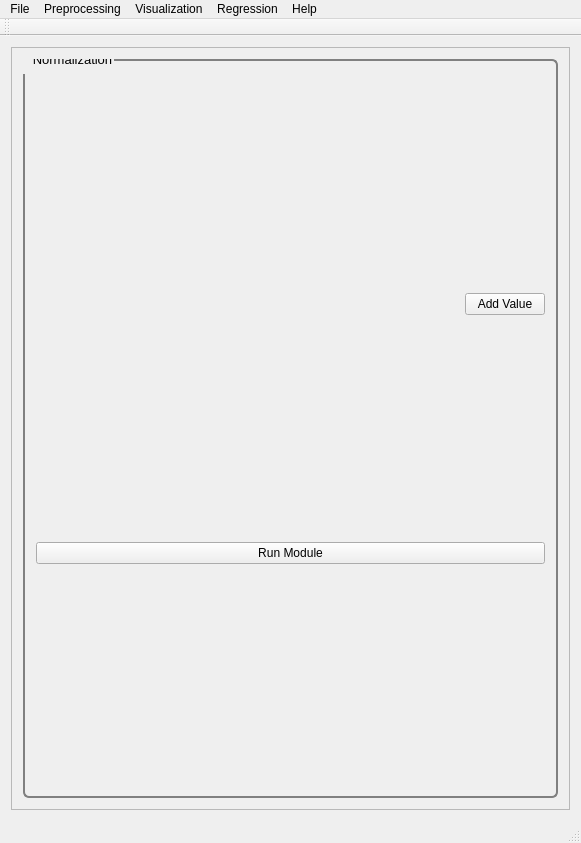
<?xml version="1.0" encoding="UTF-8"?>
<ui version="4.0">
 <class>MainWindow</class>
 <widget class="QMainWindow" name="MainWindow">
  <property name="geometry">
   <rect>
    <x>0</x>
    <y>0</y>
    <width>581</width>
    <height>843</height>
   </rect>
  </property>
  <property name="windowTitle">
   <string>PYSAT</string>
  </property>
  <widget class="QWidget" name="centralWidget">
   <layout class="QVBoxLayout" name="verticalLayout_9">
    <item>
     <widget class="QScrollArea" name="scrollArea">
      <property name="widgetResizable">
       <bool>true</bool>
      </property>
      <widget class="QWidget" name="scrollAreaWidgetContents_2">
       <property name="geometry">
        <rect>
         <x>0</x>
         <y>0</y>
         <width>561</width>
         <height>770</height>
        </rect>
       </property>
       <property name="font">
        <font>
         <pointsize>8</pointsize>
        </font>
       </property>
       <property name="styleSheet">
        <string notr="true">QGroupBox {
  border: 2px solid gray;
  border-radius: 6px;
  margin-top: 0.5em;
}

QGroupBox::title {

  padding-top: -14px;
  padding-left: 8px;
}
</string>
       </property>
       <layout class="QVBoxLayout" name="verticalLayout_8">
        <item>
         <widget class="QGroupBox" name="Normalization">
          <property name="font">
           <font>
            <pointsize>10</pointsize>
           </font>
          </property>
          <property name="title">
           <string>Normalization</string>
          </property>
          <layout class="QVBoxLayout" name="verticalLayout">
           <item>
            <layout class="QVBoxLayout" name="verticalLayout_26">
             <item>
              <layout class="QVBoxLayout" name="verticalLayout_22">
               <item>
                <layout class="QHBoxLayout" name="horizontalLayout_25">
                 <item>
                  <spacer name="horizontalSpacer_6">
                   <property name="orientation">
                    <enum>Qt::Horizontal</enum>
                   </property>
                   <property name="sizeHint" stdset="0">
                    <size>
                     <width>40</width>
                     <height>20</height>
                    </size>
                   </property>
                  </spacer>
                 </item>
                 <item>
                  <widget class="QPushButton" name="NormValuebutton">
                   <property name="text">
                    <string>Add Value</string>
                   </property>
                  </widget>
                 </item>
                </layout>
               </item>
              </layout>
             </item>
            </layout>
           </item>
           <item>
            <layout class="QHBoxLayout" name="horizontalLayout">
             <item>
              <widget class="QPushButton" name="run_module_files">
               <property name="text">
                <string>Run Module</string>
               </property>
              </widget>
             </item>
            </layout>
           </item>
          </layout>
          <zorder></zorder>
          <zorder>layoutWidget</zorder>
         </widget>
        </item>
       </layout>
      </widget>
     </widget>
    </item>
   </layout>
  </widget>
  <widget class="QMenuBar" name="menuBar">
   <property name="geometry">
    <rect>
     <x>0</x>
     <y>0</y>
     <width>581</width>
     <height>21</height>
    </rect>
   </property>
   <widget class="QMenu" name="menuFile">
    <property name="title">
     <string>File</string>
    </property>
    <addaction name="actionLoad_Refence_Data"/>
    <addaction name="actionLoad_Unknown_Data"/>
    <addaction name="separator"/>
    <addaction name="actionSave_Current_Plots"/>
    <addaction name="actionSave_Current_Data"/>
    <addaction name="separator"/>
    <addaction name="actionCreate_New_Workflow"/>
    <addaction name="actionSave_Current_Workflow"/>
    <addaction name="separator"/>
    <addaction name="actionExit"/>
   </widget>
   <widget class="QMenu" name="menuPreprocessing">
    <property name="title">
     <string>Preprocessing</string>
    </property>
    <widget class="QMenu" name="menuBaseline_Removal">
     <property name="title">
      <string>Baseline Removal</string>
     </property>
     <addaction name="actionALS"/>
     <addaction name="actionDietrich"/>
     <addaction name="actionPolyFit"/>
     <addaction name="actionAirPLS"/>
     <addaction name="actionFABC"/>
     <addaction name="actionKK"/>
     <addaction name="actionMario"/>
     <addaction name="actionMedian"/>
     <addaction name="actionRubberband"/>
     <addaction name="actionUndecimated_Wavelet"/>
    </widget>
    <widget class="QMenu" name="menuCalibration_Transfer">
     <property name="title">
      <string>Calibration Transfer</string>
     </property>
     <addaction name="actionRatio"/>
     <addaction name="actionTommy_s_Methgod"/>
     <addaction name="actionPiecewise_Direct_Standardization"/>
     <addaction name="actionOthers_3"/>
    </widget>
    <addaction name="actionNormalization"/>
    <addaction name="actionNoise_Reduction"/>
    <addaction name="actionApply_Mask"/>
    <addaction name="actionInterpolate"/>
    <addaction name="actionInstrument_Response"/>
    <addaction name="menuCalibration_Transfer"/>
    <addaction name="menuBaseline_Removal"/>
   </widget>
   <widget class="QMenu" name="menuVisualization">
    <property name="title">
     <string>Visualization</string>
    </property>
    <widget class="QMenu" name="menuClustering">
     <property name="title">
      <string>Clustering</string>
     </property>
     <addaction name="actionK_Means"/>
     <addaction name="actionHierarchical"/>
     <addaction name="actionOthers"/>
     <addaction name="actionOthers_2"/>
    </widget>
    <addaction name="actionPCA"/>
    <addaction name="actionICA"/>
    <addaction name="menuClustering"/>
   </widget>
   <widget class="QMenu" name="menuRegression">
    <property name="title">
     <string>Regression</string>
    </property>
    <addaction name="actionPLS"/>
    <addaction name="actionSM_PLS"/>
    <addaction name="actionICA_Regression"/>
    <addaction name="actionGaussian_Process"/>
    <addaction name="actionMLP"/>
    <addaction name="actionSVM"/>
    <addaction name="actionOthers_4"/>
    <addaction name="actionOthers_5"/>
   </widget>
   <widget class="QMenu" name="menuHelp">
    <property name="title">
     <string>Help</string>
    </property>
    <addaction name="actionIndex"/>
    <addaction name="actionContent_2"/>
    <addaction name="separator"/>
    <addaction name="actionAbout"/>
    <addaction name="actionAbout_QtCreator"/>
   </widget>
   <addaction name="menuFile"/>
   <addaction name="menuPreprocessing"/>
   <addaction name="menuVisualization"/>
   <addaction name="menuRegression"/>
   <addaction name="menuHelp"/>
  </widget>
  <widget class="QToolBar" name="mainToolBar">
   <attribute name="toolBarArea">
    <enum>TopToolBarArea</enum>
   </attribute>
   <attribute name="toolBarBreak">
    <bool>false</bool>
   </attribute>
  </widget>
  <widget class="QStatusBar" name="statusBar"/>
  <action name="actionLoad_Refence_Data">
   <property name="text">
    <string>Load Refence Data</string>
   </property>
  </action>
  <action name="actionLoad_Unknown_Data">
   <property name="text">
    <string>Load Unknown Data</string>
   </property>
  </action>
  <action name="actionSave_Current_Workflow">
   <property name="text">
    <string>Save Current Workflow</string>
   </property>
  </action>
  <action name="actionSave_Current_Plots">
   <property name="text">
    <string>Save Current Plots</string>
   </property>
  </action>
  <action name="actionSave_Current_Data">
   <property name="text">
    <string>Save Current Data</string>
   </property>
  </action>
  <action name="actionCreate_New_Workflow">
   <property name="text">
    <string>Create New Workflow</string>
   </property>
  </action>
  <action name="actionNoise_Reduction">
   <property name="text">
    <string>Noise Reduction</string>
   </property>
  </action>
  <action name="actionApply_Mask">
   <property name="text">
    <string>Apply Mask</string>
   </property>
  </action>
  <action name="actionInterpolate">
   <property name="text">
    <string>Interpolate</string>
   </property>
  </action>
  <action name="actionInstrument_Response">
   <property name="text">
    <string>Instrument Response</string>
   </property>
  </action>
  <action name="actionALS">
   <property name="text">
    <string>ALS</string>
   </property>
  </action>
  <action name="actionDietrich">
   <property name="text">
    <string>Dietrich</string>
   </property>
  </action>
  <action name="actionPolyFit">
   <property name="text">
    <string>PolyFit</string>
   </property>
  </action>
  <action name="actionAirPLS">
   <property name="text">
    <string>AirPLS</string>
   </property>
  </action>
  <action name="actionFABC">
   <property name="text">
    <string>FABC</string>
   </property>
  </action>
  <action name="actionKK">
   <property name="text">
    <string>KK</string>
   </property>
  </action>
  <action name="actionMario">
   <property name="text">
    <string>Mario</string>
   </property>
  </action>
  <action name="actionMedian">
   <property name="text">
    <string>Median</string>
   </property>
  </action>
  <action name="actionRubberband">
   <property name="text">
    <string>Rubberband</string>
   </property>
  </action>
  <action name="actionUndecimated_Wavelet">
   <property name="text">
    <string>Undecimated Wavelet</string>
   </property>
  </action>
  <action name="actionRatio">
   <property name="text">
    <string>Ratio</string>
   </property>
  </action>
  <action name="actionTommy_s_Methgod">
   <property name="text">
    <string>Tommy's Method</string>
   </property>
  </action>
  <action name="actionPiecewise_Direct_Standardization">
   <property name="text">
    <string>Piecewise Direct Standardization</string>
   </property>
  </action>
  <action name="actionPCA">
   <property name="text">
    <string>PCA</string>
   </property>
  </action>
  <action name="actionICA">
   <property name="text">
    <string>ICA</string>
   </property>
  </action>
  <action name="actionK_Means">
   <property name="text">
    <string>K-Means</string>
   </property>
  </action>
  <action name="actionHierarchical">
   <property name="text">
    <string>Hierarchical</string>
   </property>
  </action>
  <action name="actionOthers">
   <property name="text">
    <string>Others...</string>
   </property>
  </action>
  <action name="actionOthers_2">
   <property name="text">
    <string>Others...</string>
   </property>
  </action>
  <action name="actionOthers_3">
   <property name="text">
    <string>Others...</string>
   </property>
  </action>
  <action name="actionPLS">
   <property name="text">
    <string>PLS</string>
   </property>
  </action>
  <action name="actionSM_PLS">
   <property name="text">
    <string>SM-PLS</string>
   </property>
  </action>
  <action name="actionICA_Regression">
   <property name="text">
    <string>ICA Regression</string>
   </property>
  </action>
  <action name="actionGaussian_Process">
   <property name="text">
    <string>Gaussian Process</string>
   </property>
  </action>
  <action name="actionMLP">
   <property name="text">
    <string>MLP</string>
   </property>
  </action>
  <action name="actionSVM">
   <property name="text">
    <string>SVM</string>
   </property>
  </action>
  <action name="actionOthers_4">
   <property name="text">
    <string>Others...</string>
   </property>
  </action>
  <action name="actionOthers_5">
   <property name="text">
    <string>Others...</string>
   </property>
  </action>
  <action name="actionIndex">
   <property name="text">
    <string>Index</string>
   </property>
  </action>
  <action name="actionContent_2">
   <property name="text">
    <string>Content</string>
   </property>
  </action>
  <action name="actionAbout">
   <property name="text">
    <string>About...</string>
   </property>
  </action>
  <action name="actionAbout_QtCreator">
   <property name="text">
    <string>About QtCreator...</string>
   </property>
  </action>
  <action name="actionExit">
   <property name="text">
    <string>Exit</string>
   </property>
  </action>
  <action name="actionNormalization">
   <property name="text">
    <string>Normalization</string>
   </property>
  </action>
 </widget>
 <layoutdefault spacing="6" margin="11"/>
 <resources/>
 <connections/>
</ui>
